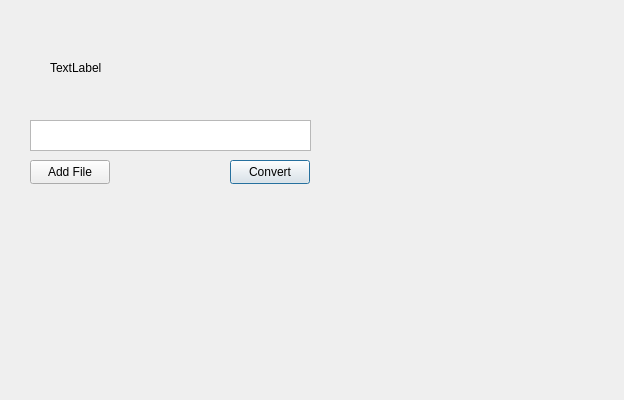
<?xml version="1.0" encoding="UTF-8"?>
<ui version="4.0">
 <class>Converter</class>
 <widget class="QDialog" name="Converter">
  <property name="geometry">
   <rect>
    <x>0</x>
    <y>0</y>
    <width>624</width>
    <height>400</height>
   </rect>
  </property>
  <property name="windowTitle">
   <string>Dialog</string>
  </property>
  <widget class="QLabel" name="infoLabel">
   <property name="geometry">
    <rect>
     <x>50</x>
     <y>60</y>
     <width>251</width>
     <height>16</height>
    </rect>
   </property>
   <property name="text">
    <string>TextLabel</string>
   </property>
  </widget>
  <widget class="QTextEdit" name="fileTextEdit">
   <property name="geometry">
    <rect>
     <x>30</x>
     <y>120</y>
     <width>281</width>
     <height>31</height>
    </rect>
   </property>
  </widget>
  <widget class="QPushButton" name="convertButton">
   <property name="geometry">
    <rect>
     <x>230</x>
     <y>160</y>
     <width>80</width>
     <height>24</height>
    </rect>
   </property>
   <property name="text">
    <string>Convert</string>
   </property>
  </widget>
  <widget class="QPushButton" name="addFileButton">
   <property name="geometry">
    <rect>
     <x>30</x>
     <y>160</y>
     <width>80</width>
     <height>24</height>
    </rect>
   </property>
   <property name="text">
    <string>Add File</string>
   </property>
  </widget>
 </widget>
 <resources/>
 <connections/>
</ui>
